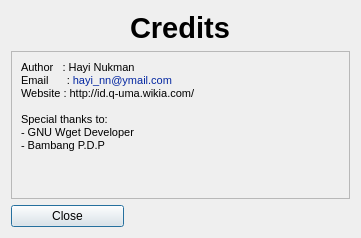
<?xml version="1.0" encoding="UTF-8"?>
<ui version="4.0">
 <class>DialogCredits</class>
 <widget class="QDialog" name="DialogCredits">
  <property name="geometry">
   <rect>
    <x>0</x>
    <y>0</y>
    <width>361</width>
    <height>238</height>
   </rect>
  </property>
  <property name="windowTitle">
   <string>Credits</string>
  </property>
  <property name="windowIcon">
   <iconset resource="image.qrc">
    <normaloff>:/icon/menu/image/icon/Star.png</normaloff>:/icon/menu/image/icon/Star.png</iconset>
  </property>
  <layout class="QGridLayout" name="gridLayout">
   <item row="0" column="0">
    <spacer name="horizontalSpacer_3">
     <property name="orientation">
      <enum>Qt::Horizontal</enum>
     </property>
     <property name="sizeHint" stdset="0">
      <size>
       <width>111</width>
       <height>20</height>
      </size>
     </property>
    </spacer>
   </item>
   <item row="0" column="1">
    <widget class="QLabel" name="label_2">
     <property name="sizePolicy">
      <sizepolicy hsizetype="Fixed" vsizetype="Fixed">
       <horstretch>0</horstretch>
       <verstretch>0</verstretch>
      </sizepolicy>
     </property>
     <property name="text">
      <string>&lt;!DOCTYPE HTML PUBLIC &quot;-//W3C//DTD HTML 4.0//EN&quot; &quot;http://www.w3.org/TR/REC-html40/strict.dtd&quot;&gt;
&lt;html&gt;&lt;head&gt;&lt;meta name=&quot;qrichtext&quot; content=&quot;1&quot; /&gt;&lt;style type=&quot;text/css&quot;&gt;
p, li { white-space: pre-wrap; }
&lt;/style&gt;&lt;/head&gt;&lt;body style=&quot; font-family:'MS Shell Dlg 2'; font-size:8.25pt; font-weight:400; font-style:normal;&quot;&gt;
&lt;p style=&quot; margin-top:0px; margin-bottom:0px; margin-left:0px; margin-right:0px; -qt-block-indent:0; text-indent:0px;&quot;&gt;&lt;span style=&quot; font-size:22pt; font-weight:600;&quot;&gt;Credits&lt;/span&gt;&lt;/p&gt;&lt;/body&gt;&lt;/html&gt;</string>
     </property>
    </widget>
   </item>
   <item row="0" column="2">
    <spacer name="horizontalSpacer_2">
     <property name="orientation">
      <enum>Qt::Horizontal</enum>
     </property>
     <property name="sizeHint" stdset="0">
      <size>
       <width>111</width>
       <height>20</height>
      </size>
     </property>
    </spacer>
   </item>
   <item row="1" column="0" colspan="3">
    <widget class="QFrame" name="frame">
     <property name="frameShape">
      <enum>QFrame::StyledPanel</enum>
     </property>
     <property name="frameShadow">
      <enum>QFrame::Raised</enum>
     </property>
     <widget class="QLabel" name="label">
      <property name="geometry">
       <rect>
        <x>10</x>
        <y>10</y>
        <width>221</width>
        <height>111</height>
       </rect>
      </property>
      <property name="text">
       <string>&lt;!DOCTYPE HTML PUBLIC &quot;-//W3C//DTD HTML 4.0//EN&quot; &quot;http://www.w3.org/TR/REC-html40/strict.dtd&quot;&gt;
&lt;html&gt;&lt;head&gt;&lt;meta name=&quot;qrichtext&quot; content=&quot;1&quot; /&gt;&lt;style type=&quot;text/css&quot;&gt;
p, li { white-space: pre-wrap; }
&lt;/style&gt;&lt;/head&gt;&lt;body style=&quot; font-family:'MS Shell Dlg 2'; font-size:8.25pt; font-weight:400; font-style:normal;&quot;&gt;
&lt;p style=&quot; margin-top:0px; margin-bottom:0px; margin-left:0px; margin-right:0px; -qt-block-indent:0; text-indent:0px;&quot;&gt;&lt;span style=&quot; font-size:8pt;&quot;&gt;Author   : Hayi Nukman&lt;/span&gt;&lt;/p&gt;
&lt;p style=&quot; margin-top:0px; margin-bottom:0px; margin-left:0px; margin-right:0px; -qt-block-indent:0; text-indent:0px;&quot;&gt;&lt;span style=&quot; font-size:8pt;&quot;&gt;Email      : &lt;/span&gt;&lt;span style=&quot; font-size:8pt; color:#0326a1;&quot;&gt;hayi_nn@ymail.com&lt;/span&gt;&lt;/p&gt;
&lt;p style=&quot; margin-top:0px; margin-bottom:0px; margin-left:0px; margin-right:0px; -qt-block-indent:0; text-indent:0px;&quot;&gt;&lt;span style=&quot; font-size:8pt;&quot;&gt;Website : http://id.q-uma.wikia.com/&lt;/span&gt;&lt;/p&gt;
&lt;p style=&quot;-qt-paragraph-type:empty; margin-top:0px; margin-bottom:0px; margin-left:0px; margin-right:0px; -qt-block-indent:0; text-indent:0px; font-size:8pt;&quot;&gt;&lt;/p&gt;
&lt;p style=&quot; margin-top:0px; margin-bottom:0px; margin-left:0px; margin-right:0px; -qt-block-indent:0; text-indent:0px;&quot;&gt;&lt;span style=&quot; font-size:8pt;&quot;&gt;Special thanks to:&lt;/span&gt;&lt;/p&gt;
&lt;p style=&quot; margin-top:0px; margin-bottom:0px; margin-left:0px; margin-right:0px; -qt-block-indent:0; text-indent:0px;&quot;&gt;&lt;span style=&quot; font-size:8pt;&quot;&gt;- GNU Wget Developer&lt;/span&gt;&lt;/p&gt;
&lt;p style=&quot; margin-top:0px; margin-bottom:0px; margin-left:0px; margin-right:0px; -qt-block-indent:0; text-indent:0px;&quot;&gt;&lt;span style=&quot; font-size:8pt;&quot;&gt;- Bambang P.D.P&lt;/span&gt;&lt;/p&gt;
&lt;p style=&quot;-qt-paragraph-type:empty; margin-top:0px; margin-bottom:0px; margin-left:0px; margin-right:0px; -qt-block-indent:0; text-indent:0px; font-size:8pt;&quot;&gt;&lt;/p&gt;
&lt;p style=&quot;-qt-paragraph-type:empty; margin-top:0px; margin-bottom:0px; margin-left:0px; margin-right:0px; -qt-block-indent:0; text-indent:0px; font-size:8pt;&quot;&gt;&lt;/p&gt;&lt;/body&gt;&lt;/html&gt;</string>
      </property>
     </widget>
    </widget>
   </item>
   <item row="2" column="0">
    <widget class="QPushButton" name="pushButton">
     <property name="text">
      <string>Close</string>
     </property>
    </widget>
   </item>
   <item row="2" column="1" colspan="2">
    <spacer name="horizontalSpacer">
     <property name="orientation">
      <enum>Qt::Horizontal</enum>
     </property>
     <property name="sizeHint" stdset="0">
      <size>
       <width>220</width>
       <height>20</height>
      </size>
     </property>
    </spacer>
   </item>
  </layout>
 </widget>
 <resources>
  <include location="image.qrc"/>
 </resources>
 <connections/>
</ui>
